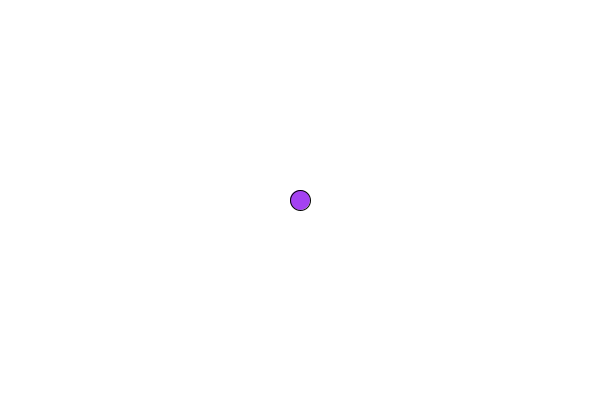
Frame 1 (no input)
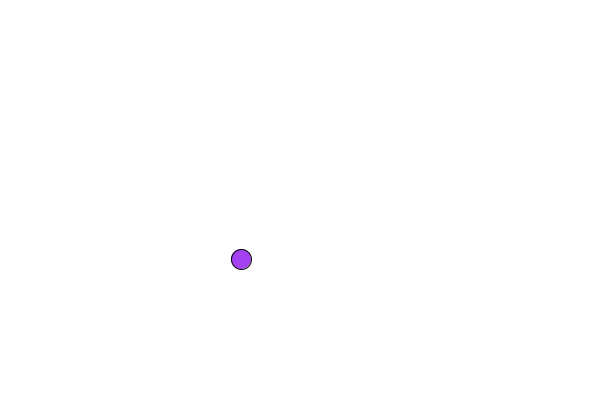
Frame 60 (the mouse pressed at the canvas centre just before this capture)
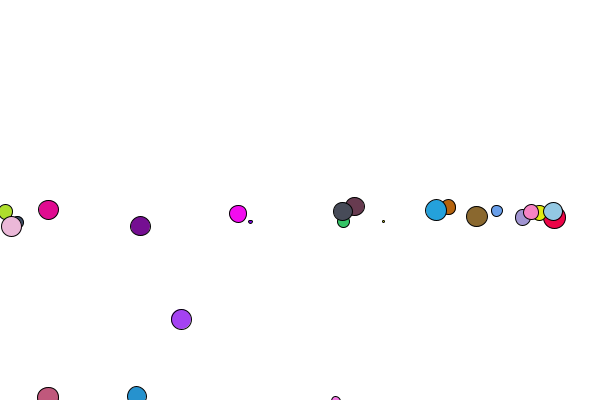
Frame 120 (the mouse held since frame 60 and released just before this capture)

The Processing sketch that drew these frames (run headless with seeded random() and noise(); from frame 60 on, the mouse is pressed at the canvas centre):

// Processing sketch: sketch_240215a
// ── sketch_240215a.pde
//Global Variables and Objects
Ball myBall;
Ball[] fireworks = new Ball[25];
//
color pongTableColour = 255; //ERROR: move to Table CLASS, 255 is full BLUE
//
void setup() {
  size(600, 400); //fullScreen(); displayWidth, displayHeight
  /*ScreenSizeChecker() for Lnadscape, Protrait, Square views
   Updated Automatically for screen rotation on Android
   */
  //Population
  myBall = new Ball(); // Both 1/2's of Constructor
  for (int i=0; i < fireworks.length; i++) {
    fireworks[i] = new Ball(width*-1, height*-1, 0.5);
  }
} //End setup
//
void draw() {
  background(pongTableColour); //ERROR: Night Mode is know in CLASS, not DRIVER
  myBall.draw();
  for (int i=0; i < fireworks.length; i++) {
    fireworks[i].draw();
  }
  println(fireworks[0].y);
} //End draw
//
void keyPressed() {
} //End keyPressed
//
void mousePressed() {
  for (int i=0; i < fireworks.length; i++) {
    fireworks[i] = new Ball(mouseX, mouseY, 0.5);
  }
} //End mousePressed
//
//End DRIVER

// ── Ball_Bruh.pde
/* Known ERRORs
 - Night Mode: Ball Colour is Full BLUE
 */
class Ball
{
  //Global Variables
  float x, y, diameter;
  color colour;
  float xSpeed, ySpeed, xSpeedChange=1.0, ySpeedChange=1.0;
  float gravity=0.0;
  //static int count = 25; //Static Number for Amount of Ball Instances in a Firework
  //
  //Overloading Constructors or Mulitple Constructors
  //Ball Constructor
  Ball () {
    //Constructor Is ... hard coded, single variable object
    //Local Variables, deleted at end of Constructor
    int startX = width*1/2;
    int startY = height*1/2;
    int referentMeasure = ( width < height ) ? width : height ; //Review Ternary Operator
    //
    //Object Variables
    this.x = startX; //spawn myBall in the middle of the display
    this.y = startY;
    this.diameter = referentMeasure * 1/20;
    this.colour = color ( random(0, 255), random(255), random(255) ) ; //random(), random()-shortcut, casting from float to intin color var
    this.xSpeed = xDirection(); //float, could be any number
    this.ySpeed = yDirection(); //float, could be any number
    //ERROR: random() will choose ZERO, not only -1 & 1
    this.xSpeedChange = 1.0; //Break bounce physics
    this.ySpeedChange = 1.0; //Change speeds
  } //End Ball Constructor
   //
  // Mulitple Constructors by identifying different parameters
  Ball (float xParameter, float yParameter, float gravityParameter) {
    //Ball(); //Place Holder
    this.x = xParameter; //ERROR: trigger when the Ball enters goal area
    this.y = yParameter; //ERROR: trigger when the Ball enters goal area
    this.colour = color ( random(0, 255), random(255), random(255) ) ; //random(), random()-shortcut, casting from float to intin color var
    this.diameter = random(width*1/25); //returns unseen diamters
    this.xSpeed = random(-5, 5); //Can return 0
    this.ySpeed = random(-5, 5); //Can return 0
    gravity = gravityParameter;
  } //End Firework Ball
  //
  float xDirection() {
    float xDirection = int (random (-2, 2) ); //float, truncated, must be 2 minimum
    while ( xDirection == 0 ) {
      xDirection = int (random (-2, 2) ); //variable must be populated first
    }
    return xDirection;
     } //End xDirection
  float yDirection() {
    float yDirection = int (random (-2, 2) ); //float, truncated, must be 2 minimum
    while ( yDirection == 0 ) {
      yDirection = int (random (-2, 2) ); //variable must be populated first
    }
    return yDirection;
  } //End yDirection
  void draw() { //ball
    fill(colour);
    ellipse(x, y, diameter, diameter); //Easter Egg: at bounce diameters changes
    fill(0);
    //
      step(); //Manipulating the Variables
  }//End draw
  void step() {
    bounce();
    ySpeed += gravity; //Ball() is not affected, thus Pong Ball has no gravity
    x += xSpeed * xSpeedChange;
    y += ySpeed * ySpeedChange;
  } //End step
  void bounce() {
    if ( x < 0+(diameter*1/2) || x > width-(diameter*1/2) ) xSpeed *= -1;
    if ( y < 0+(diameter*1/2) || y > height-(diameter*1/2) ) ySpeed *= -1;
  } //End bounce
  //
} //End Ball
